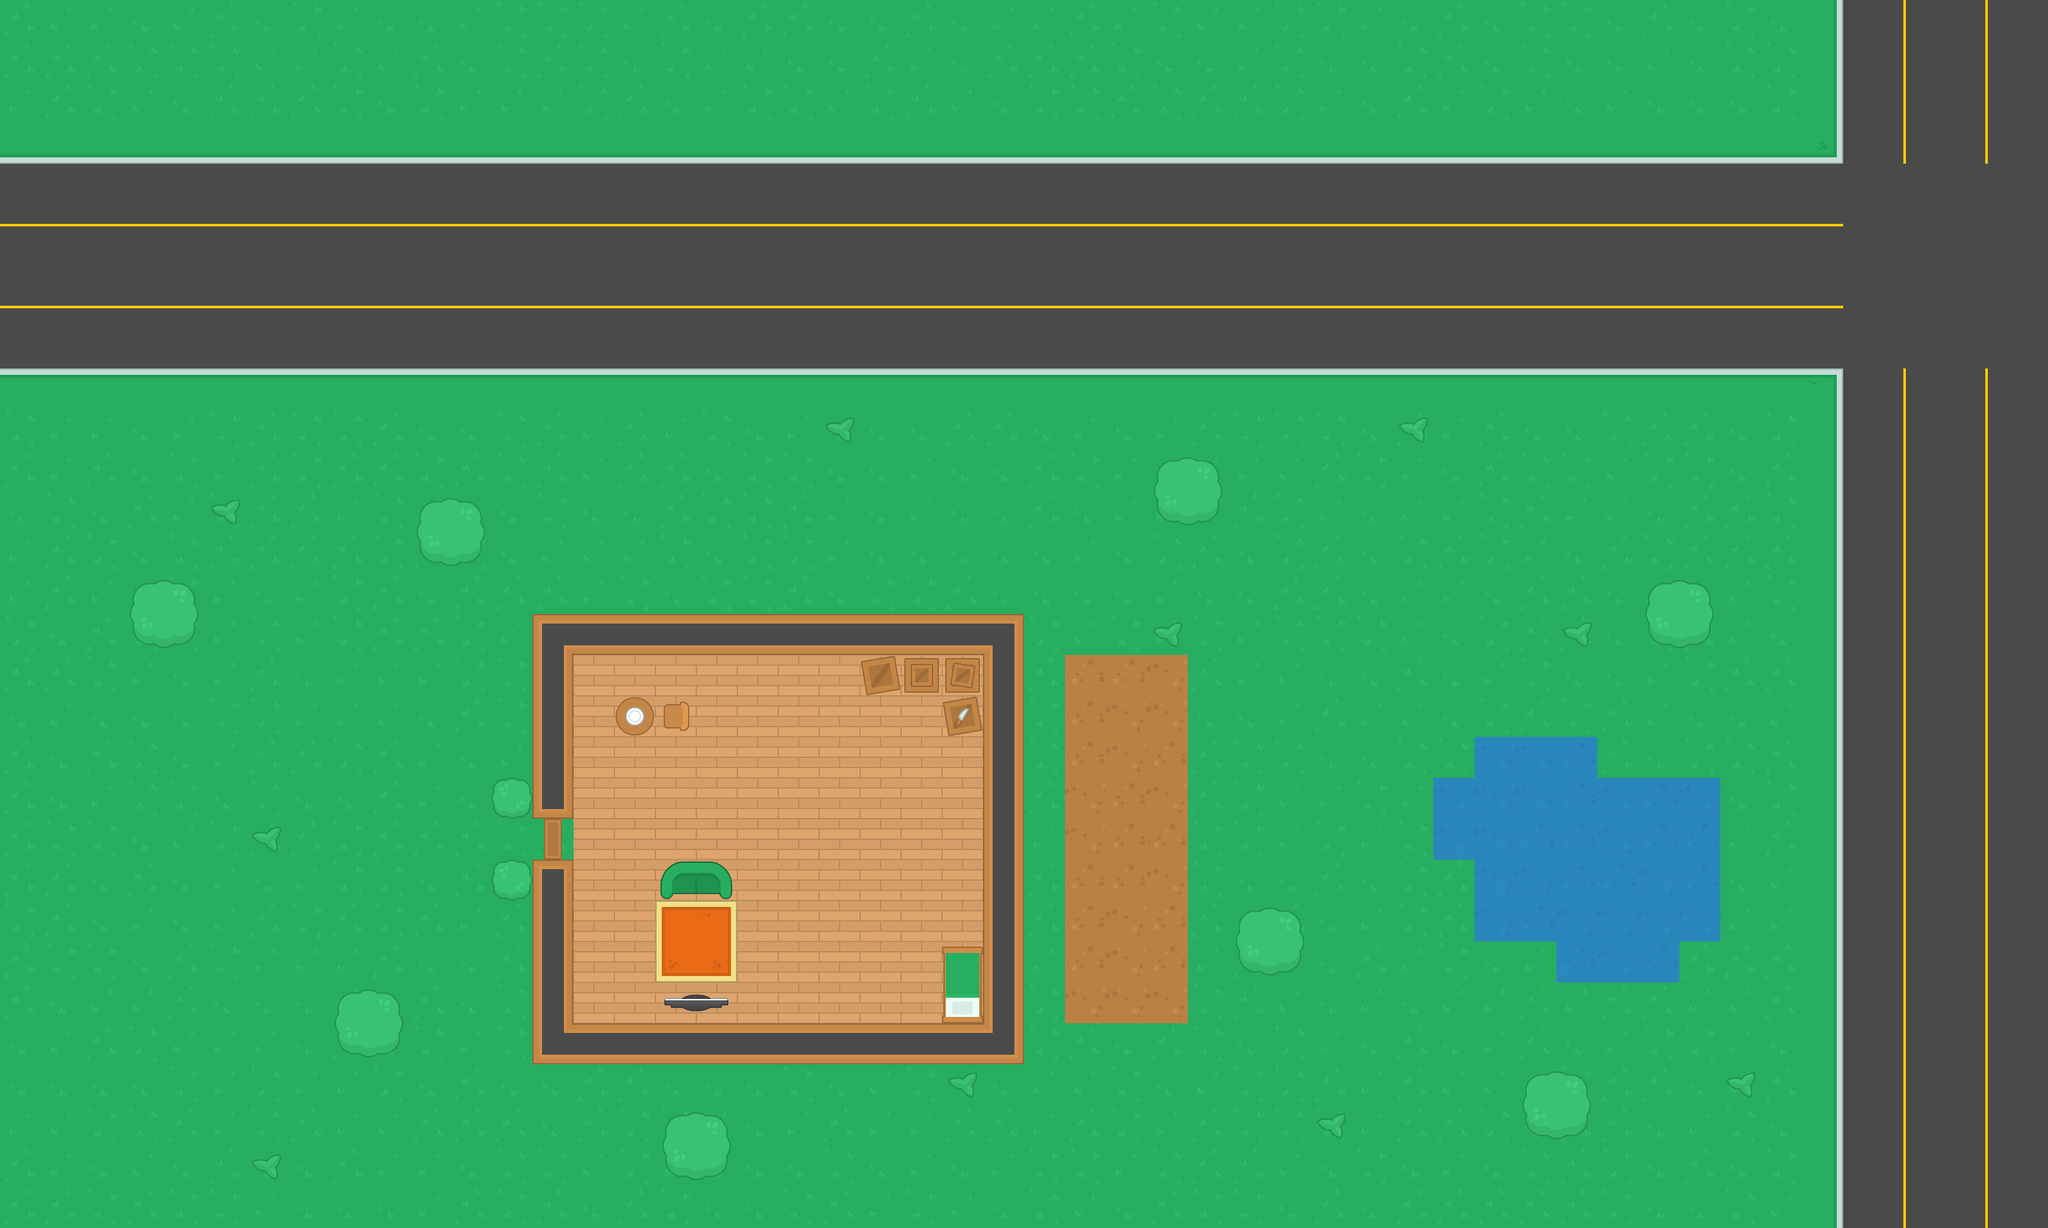

The image is a tile-based game level rendered from a .tmx file. Its description and source (layers, tilesets, objects; grid data summarised) follow:
An orthogonal 50x30 tile map with 64x64 px tiles, 3 tile layers (Ground, Walls, Additional) and 46 objects (30x Wall, 13x Zombie, Player, Health, shotgun).

<map version="1.5" tiledversion="1.7.2" orientation="orthogonal" renderorder="right-down" width="50" height="30" tilewidth="64" tileheight="64" infinite="0" nextlayerid="5" nextobjectid="48">
 <tileset firstgid="1" source="Kenny Topdown Pack.tsx" />
 <layer id="1" name="Ground" width="50" height="30">
  <data>[1500 cells, 1500 non-empty, 9 distinct tile ids]</data>
 </layer>
 <layer id="2" name="Walls" width="50" height="30">
  <data>[1500 cells, 645 non-empty, 37 distinct tile ids]</data>
 </layer>
 <layer id="3" name="Additional" width="50" height="30">
  <data>[1500 cells, 4 non-empty, 4 distinct tile ids]</data>
 </layer>
 <objectgroup id="4" name="Obstacles">
  <object id="1" name="Wall" x="832" y="960" width="768" height="64" />
  <object id="2" name="Player" x="1360" y="1488" width="32" height="32" />
  <object id="46" name="Health" x="1744" y="1296" width="32" height="32" />
  <object id="47" name="shotgun" x="1424" y="1104" width="32" height="32" />
  <object id="3" name="Wall" x="832" y="1024" width="64" height="256" />
  <object id="4" name="Wall" x="832" y="1344" width="64" height="320" />
  <object id="5" name="Wall" x="896" y="1600" width="704" height="64" />
  <object id="6" name="Wall" x="1536" y="1024" width="64" height="576" />
  <object id="7" name="Wall" x="1344" y="1024" width="192" height="64" />
  <object id="8" name="Wall" x="1472" y="1088" width="64" height="64" />
  <object id="9" name="Wall" x="1056" y="1760" width="64" height="64" />
  <object id="10" name="Wall" x="544" y="1568" width="64" height="64" />
  <object id="11" name="Wall" x="784" y="1232" width="32" height="32" />
  <object id="12" name="Wall" x="784" y="1360" width="32" height="32" />
  <object id="13" name="Wall" x="672" y="800" width="64" height="64" />
  <object id="14" name="Wall" x="1952" y="1440" width="64" height="64" />
  <object id="15" name="Wall" x="2400" y="1696" width="64" height="64" />
  <object id="16" name="Wall" x="2592" y="928" width="64" height="64" />
  <object id="17" name="Wall" x="1824" y="736" width="64" height="64" />
  <object id="18" name="Wall" x="224" y="928" width="64" height="64" />
  <object id="19" name="Wall" x="2304" y="1152" width="192" height="64" />
  <object id="20" name="Wall" x="2240" y="1216" width="448" height="128" />
  <object id="21" name="Wall" x="2304" y="1344" width="384" height="128" />
  <object id="22" name="Wall" x="2432" y="1472" width="192" height="64" />
  <object id="23" name="Wall" x="1040" y="1344" width="96" height="48" />
  <object id="24" name="Wall" x="1024" y="1552" width="128" height="48" />
  <object id="25" name="Wall" x="968" y="1096" width="48" height="48" />
  <object id="26" name="Wall" x="1040" y="1104" width="32" height="32" />
  <object id="27" name="Zombie" x="2640" y="144" width="32" height="32" />
  <object id="28" name="Zombie" x="2192" y="80" width="32" height="32" />
  <object id="29" name="Zombie" x="3024" y="720" width="32" height="32" />
  <object id="30" name="Zombie" x="2768" y="1104" width="32" height="32" />
  <object id="31" name="Zombie" x="2128" y="1680" width="32" height="32" />
  <object id="32" name="Zombie" x="1296" y="1808" width="32" height="32" />
  <object id="33" name="Zombie" x="272" y="1808" width="32" height="32" />
  <object id="34" name="Zombie" x="144" y="1360" width="32" height="32" />
  <object id="35" name="Zombie" x="464" y="1040" width="32" height="32" />
  <object id="36" name="Zombie" x="80" y="784" width="32" height="32" />
  <object id="37" name="Zombie" x="400" y="144" width="32" height="32" />
  <object id="38" name="Zombie" x="1104" y="80" width="32" height="32" />
  <object id="39" name="Zombie" x="1616" y="400" width="32" height="32" />
  <object id="40" name="Wall" x="1472" y="1488" width="64" height="112" />
  <object id="42" name="Wall" x="0" y="0" width="3200" height="64" />
  <object id="43" name="Wall" x="0" y="64" width="64" height="1856" />
  <object id="44" name="Wall" x="64" y="1856" width="3136" height="64" />
  <object id="45" name="Wall" x="3136" y="64" width="64" height="1792" />
 </objectgroup>
</map>
